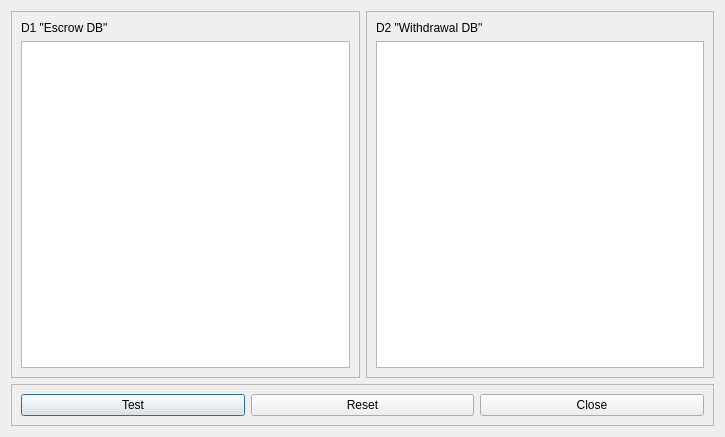
<?xml version="1.0" encoding="UTF-8"?>
<ui version="4.0">
 <class>SidechainTableDialog</class>
 <widget class="QDialog" name="SidechainTableDialog">
  <property name="geometry">
   <rect>
    <x>0</x>
    <y>0</y>
    <width>725</width>
    <height>437</height>
   </rect>
  </property>
  <property name="windowTitle">
   <string>Dialog</string>
  </property>
  <layout class="QGridLayout" name="gridLayout">
   <item row="0" column="1">
    <widget class="QFrame" name="frame_2">
     <property name="frameShape">
      <enum>QFrame::StyledPanel</enum>
     </property>
     <property name="frameShadow">
      <enum>QFrame::Raised</enum>
     </property>
     <layout class="QVBoxLayout" name="verticalLayout_2">
      <item>
       <widget class="QLabel" name="label_2">
        <property name="text">
         <string>D2 &quot;Withdrawal DB&quot;</string>
        </property>
       </widget>
      </item>
      <item>
       <widget class="QTableView" name="tableViewD2"/>
      </item>
     </layout>
    </widget>
   </item>
   <item row="0" column="0">
    <widget class="QFrame" name="frame">
     <property name="frameShape">
      <enum>QFrame::StyledPanel</enum>
     </property>
     <property name="frameShadow">
      <enum>QFrame::Raised</enum>
     </property>
     <layout class="QVBoxLayout" name="verticalLayout">
      <item>
       <widget class="QLabel" name="label">
        <property name="text">
         <string>D1 &quot;Escrow DB&quot;</string>
        </property>
       </widget>
      </item>
      <item>
       <widget class="QTableView" name="tableViewD1"/>
      </item>
     </layout>
    </widget>
   </item>
   <item row="1" column="0" colspan="2">
    <widget class="QFrame" name="frame_3">
     <property name="frameShape">
      <enum>QFrame::StyledPanel</enum>
     </property>
     <property name="frameShadow">
      <enum>QFrame::Raised</enum>
     </property>
     <layout class="QHBoxLayout" name="horizontalLayout">
      <item>
       <widget class="QPushButton" name="pushButtonTest">
        <property name="text">
         <string>Test</string>
        </property>
       </widget>
      </item>
      <item>
       <widget class="QPushButton" name="pushButtonReset">
        <property name="text">
         <string>Reset</string>
        </property>
       </widget>
      </item>
      <item>
       <widget class="QPushButton" name="pushButtonClose">
        <property name="text">
         <string>Close</string>
        </property>
       </widget>
      </item>
     </layout>
    </widget>
   </item>
  </layout>
 </widget>
 <resources/>
 <connections/>
</ui>
